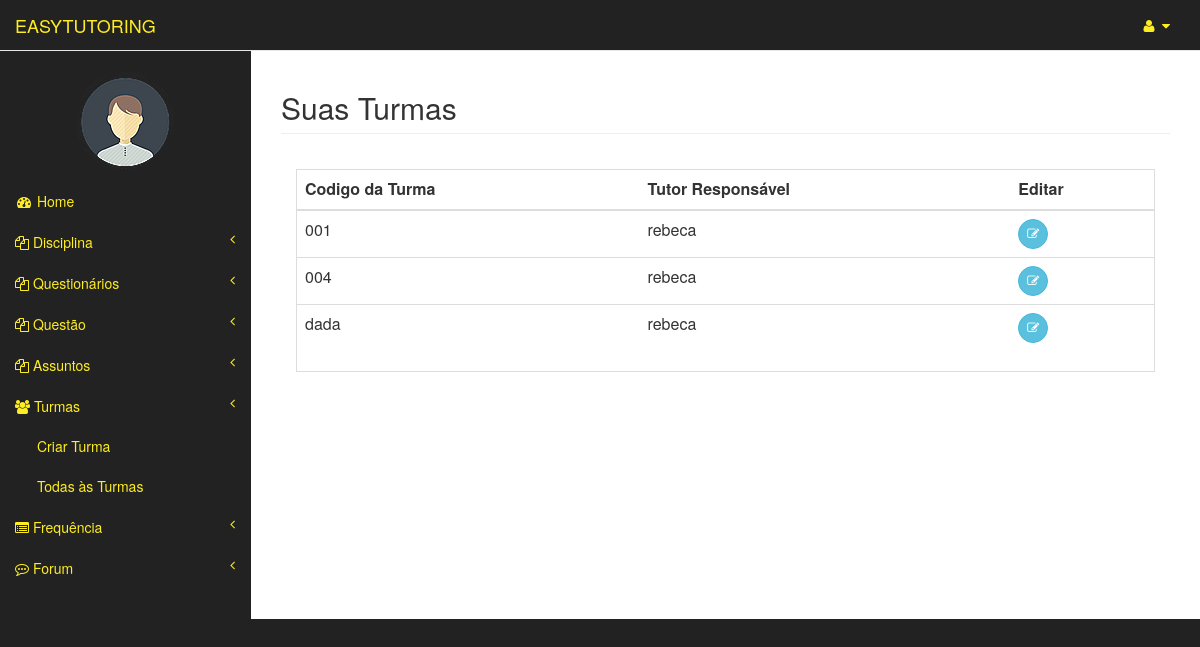
Page /turmas/todasTurmas (signed in) on the earlier database version.
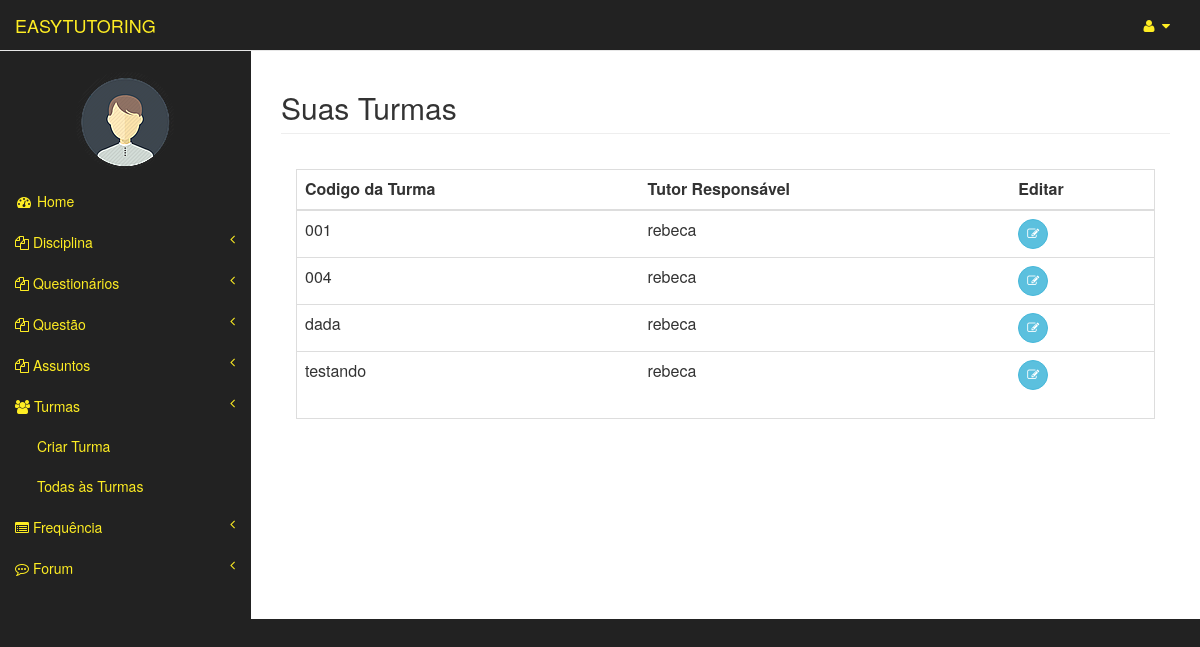
Same page on the later database version.
### turmas/models.py (models this page shows, shortened)
class Turma(models.Model):
	codigo = models.CharField(max_length=150)
	disciplina = models.ForeignKey(Disciplina, related_name='disciplinas',null=True)
	professor = models.ForeignKey(Professor, related_name='professores')
	tutor = models.ForeignKey(Tutor, related_name='tutores')
	alunos = models.ManyToManyField(Aluno, related_name='alunos')

### usuarios/models.py (models this page shows)
class Usuario(models.Model):
	user = models.OneToOneField(User)
	matricula = models.CharField(max_length=20)
	curso = models.CharField(max_length=3)
	tipo = models.CharField(max_length=8, blank=False,null=True)
	nome_completo = models.CharField(max_length=150)
	img = models.ImageField(upload_to="img/original/", blank=True)
	thumb = ThumbnailerImageField(upload_to="img/thumb/", blank=True,null=True,resize_source=dict(size=(100, 100), sharpen=True))
	def __str__(self):
		return self.user.username

### turmas/views.py (the view)
def todasTurmas(request):
	user = request.user
	usuario = Professor.objects.get(user=user)
	if request.user.has_perm('usuarios.disciplina'):
		t = Turma.objects.all()
		turmas=[]
		for turma in t :
			if turma.professor.id == usuario.id:
				turmas.append(turma)
		return render(request, 'turmas/todasTurmas.html', {'turmas': turmas, 'usuario': usuario})
	else:
		verificaUsuario = verificarUsuario(request)
		return render(request, verificaUsuario)

### templates/turmas/todasTurmas.html (shortened to what this page needs)
{% extends "professor_area/index.html" %}
{% load widget_tweaks %}
{% block pageHeader %}
    <h2 class="page-header">Suas Turmas</h2>
{% endblock pageHeader %}
{% block form %}
    <div class="panel-body">
        <div class="table-responsive table-bordered">
            <table class="table">
                <thead>
                    <tr>
                        <th>Codigo da Turma</th>
                        <th>Tutor Responsável</th>
                        <th>Editar</th>
                    </tr>
                </thead>
                <tbody>
                	{% for turma in turmas %}
                        <tr>
                            <td>{{turma.codigo}}</td>
                            <td>{{turma.tutor}}</td>
                            <td><a  href="{% url 'turmas:edit' turma.id %}"> <button type="button" class="btn btn-info btn-circle"><i class="fa fa-edit"></i>
        </button></a></td>
                        </tr>
					{% endfor %}
                </tbody>
            </table>
        </div>
    </div>
{% endblock form %}

Differences in the rows shown:
added Turma: codigo "testando", tutor "rebeca"
